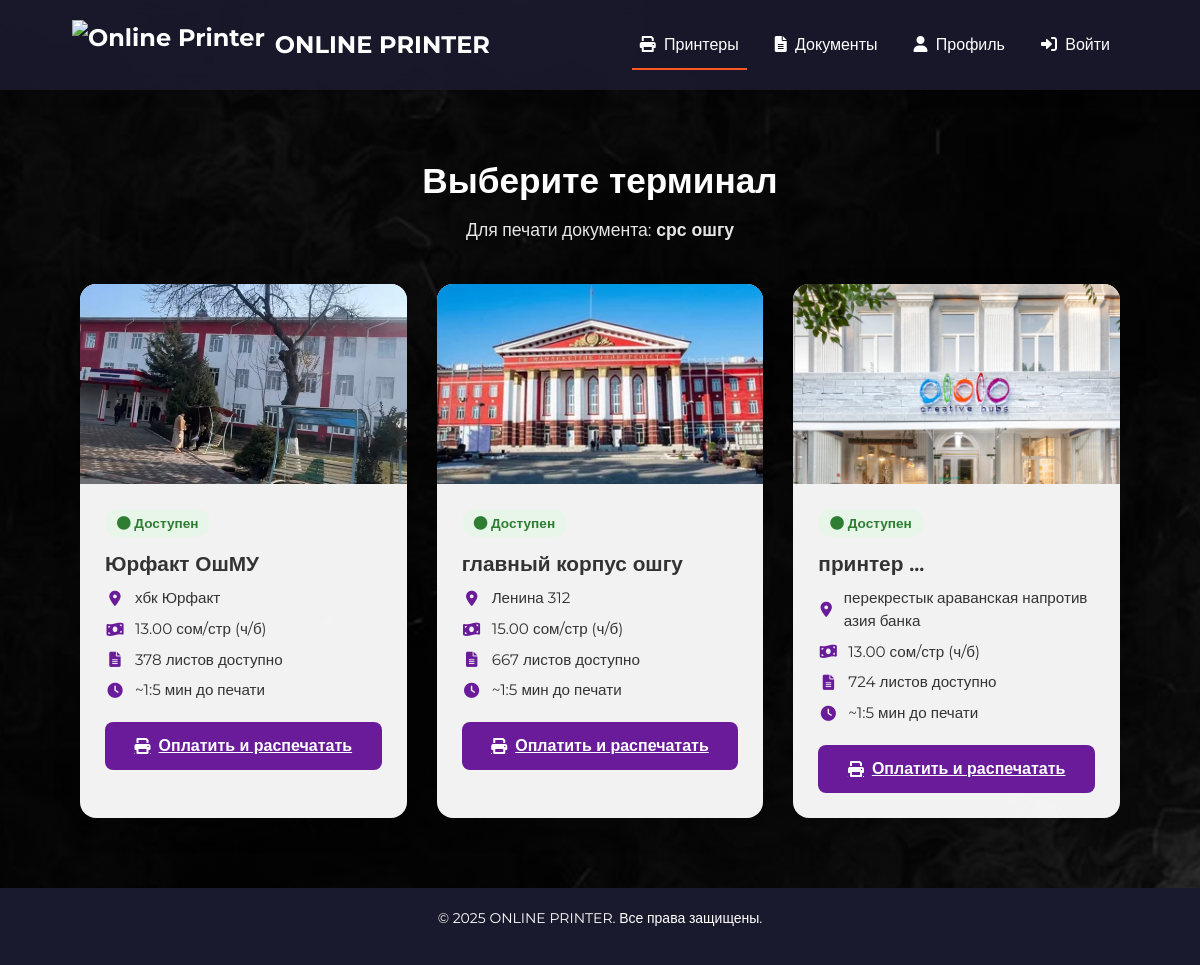
Page /select_terminal/1/ on the committed database.
### core/models.py (models this page shows, shortened)
class TemplateDocument(models.Model):
    title = models.CharField(max_length=255, verbose_name="Название шаблона")
    file = models.FileField(upload_to="templates/", verbose_name="Файл шаблона")
    preview_image = models.ImageField(upload_to="template_previews/", verbose_name="Превью документа", blank=True, null=True)
    created_at = models.DateTimeField(auto_now_add=True, verbose_name="Дата загрузки")
    paper_count = models.PositiveIntegerField(default=1, verbose_name="Количество страниц")
    group = models.ForeignKey(
        TemplateDocumentGroup, on_delete=models.CASCADE, null=True, blank=True, related_name="documents", verbose_name="Группа"
    )

class Printer(models.Model):
    img1 = models.ImageField(blank=True, null=False, upload_to='terminal_img',verbose_name='первое изображение' )
    terminal = models.ForeignKey(Terminal, on_delete=models.CASCADE, related_name="printers", verbose_name="Терминал")
    name = models.CharField(max_length=255, verbose_name="Название устройства")
    location = models.TextField(blank=True,null=True, verbose_name="локация ...")
    latitude = models.FloatField(blank=True,null=True, verbose_name="Широта")   # Широта
    longitude = models.FloatField(blank=True,null=True, verbose_name="Долгота")
    paper_count = models.PositiveIntegerField(default=100, verbose_name="Остаток бумаги (листов)")

class Terminal(models.Model):
    name = models.CharField(max_length=255, verbose_name="Название терминала")
    location = models.CharField(max_length=255, blank=True, verbose_name="Расположение")
    supports_color = models.BooleanField(default=False, verbose_name="Поддержка цветной печати")
    price_per_page_bw = models.DecimalField(max_digits=5, decimal_places=2, default=5.00, verbose_name="Цена за страницу (Ч/Б)")
    price_per_page_color = models.DecimalField(max_digits=5, decimal_places=2, default=15.00, verbose_name="Цена за страницу (Цветная)")
    main_wallet = models.CharField(max_length=255, verbose_name="Основной кошелек")
    commission_wallet = models.CharField(max_length=255, blank=True, null=True, verbose_name="Кошелек для комиссии")
    ngrok_url = models.URLField(blank=True, null=True, verbose_name="Текущий URL `ngrok`")
    is_active = models.BooleanField(default=True, verbose_name="Сервер активен?")
    last_ping = models.DateTimeField(null=True, blank=True)

### core/views.py (the view)
# urls.py: path('select_terminal/<int:document_id>/', select_terminal, name="select_terminal"),
def select_terminal(request, document_id):
    document = get_object_or_404(TemplateDocument, id=document_id)
    terminals = Terminal.objects.filter(is_active=True)
    return render(request, "shablon/select_terminal.html", {"document": document, "terminals": terminals})

### core/templates/shablon/select_terminal.html (shortened to what this page needs)
{% extends "base.html" %}
{% load static %}
{% block content %}
<div class="terminal-selection">
    <div class="selection-header">
        <h1 class="selection-title">Выберите терминал</h1>
        <p class="document-info">Для печати документа: <strong>{{ document.title }}</strong></p>
    </div>
    {% if terminals %}
        <div class="terminals-grid">
            {% for terminal in terminals %}
                {% for printer in terminal.printers.all %}
                    <div class="terminal-card">
                        <img src="{{ printer.img1.url }}" class="terminal-image" alt="{{ printer.terminal.name }}">
                        <div class="terminal-body">
                            <span class="terminal-status status-available">
                                <i class="fas fa-circle"></i> Доступен
                            </span>
                            <h3 class="terminal-name">{{ printer.terminal.name }}</h3>
                            <div class="terminal-details">
                                <div class="detail-item">
                                    <i class="fas fa-map-marker-alt detail-icon"></i>
                                    <span style="color: #333;" >{{ printer.terminal.location }}</span>
                                </div>
                                <div class="detail-item">
                                    <i class="fas fa-money-bill-wave detail-icon"></i>
                                    <span style="color: #333;">{{ printer.terminal.price_per_page_bw }} сом/стр (ч/б)</span>
                                </div>
                                <div class="detail-item">
                                    <i class="fas fa-file-alt detail-icon"></i>
                                    <span style="color: #333;">{{ printer.paper_count }} листов доступно</span>
                                </div>
                                <div class="detail-item">
                                    <i class="fas fa-clock detail-icon"></i>
                                    <span style="color: #333;">~1:5 мин до печати</span>
                                </div>
                            </div>
                            <a href="{% url 'payment' document.id %}" class="btn-print">
                                <i class="fas fa-print"></i> Оплатить и распечатать
                            </a>
                        </div>
                    </div>
                {% endfor %}
            {% endfor %}
        </div>
    {% endif %}
</div>
{% endblock %}

### core/templates/base.html (shortened to what this page needs)
{% load static %}
<!DOCTYPE html>
<html lang="ru">
<head>
    <link href="https://cdn.jsdelivr.net/npm/bootstrap@5.3.0/dist/css/bootstrap.min.css" rel="stylesheet">
    <link rel="stylesheet" href="https://cdnjs.cloudflare.com/ajax/libs/font-awesome/6.0.0/css/all.min.css">
</head>
<body>
    <nav class="navbar navbar-expand-lg">
        <div class="container-fluid">
            <a class="navbar-brand" href="{% url 'printer_list' %}">
                <img src="{% static 'static_root/admin/img/logo_online_printer.png' %}" alt="Online Printer">
                ONLINE PRINTER
            </a>
            <div class="collapse navbar-collapse" id="navbarNav">
                <ul class="navbar-nav ms-auto">
                    <li class="nav-item">
                        <a class="nav-link active" href="{% url 'printer_list' %}"><i class="fas fa-print me-1"></i> Принтеры</a>
                    </li>
                    <li class="nav-item">
                        <a class="nav-link" href="{% url 'document_groups' %}"><i class="fas fa-file-alt me-1"></i> Документы</a>
                    </li>
                    <li class="nav-item">
                        <a class="nav-link" href="#"><i class="fas fa-user me-1"></i> Профиль</a>
                    </li>
                    <li class="nav-item">
                        <a class="nav-link" href="#"><i class="fas fa-sign-in-alt me-1"></i> Войти</a>
                    </li>
                </ul>
            </div>
        </div>
    </nav>
    <div class="main-content">
        {% block content %}{% endblock %}
    </div>
    <footer class="footer">
        <div class="container">
            <p>© 2025 ONLINE PRINTER. Все права защищены.</p>
        </div>
    </footer>
</body>
</html>

### core/templates/shablon/select_terminal.html (style rules this page uses)
.terminal-selection { max-width: 1200px; margin: 40px auto; padding: 0 20px; }
.selection-header { text-align: center; margin-bottom: 40px; }
.selection-title { font-size: 2.2rem; color: white; margin-bottom: 15px; font-weight: 700; }
.document-info { color: rgba(255, 255, 255, 0.9); font-size: 1.1rem; }
.terminals-grid { display: grid; grid-template-columns: repeat(auto-fill, minmax(300px, 1fr)); gap: 30px; }
.terminal-card { background: rgba(255, 255, 255, 0.95); border-radius: 16px; overflow: hidden; box-shadow: 0 10px 30px rgba(0, 0, 0, 0.1); transition: all 0.3s; }
.terminal-image { width: 100%; height: 200px; object-fit: cover; }
.terminal-body { padding: 25px; }
.terminal-name { font-size: 1.3rem; font-weight: 600; color: #333; margin-bottom: 10px; }
.terminal-details { margin-bottom: 20px; }
.detail-item { display: flex; align-items: center; margin-bottom: 8px; font-size: 0.95rem; }
.detail-icon { color: var(--primary-color); margin-right: 10px; width: 20px; text-align: center; }
.terminal-status { display: inline-block; padding: 4px 12px; border-radius: 20px; font-size: 0.85rem; font-weight: 600; margin-bottom: 15px; }
.status-available { background: #e8f5e9; color: #2e7d32; }
.btn-print { background: var(--primary-color); color: white; width: 100%; padding: 12px; border: none; border-radius: 8px; font-weight: 600; cursor: pointer; transition: all 0.3s; display: flex; align-items: center; justify-content: center; }
.btn-print i { margin-right: 8px; }

### rows in the picture
TemplateDocument: title "срс ошгу"
Printer: img1 (picture), terminal.name "Юрфакт ОшМУ", terminal.location "хбк Юрфакт", terminal.price_per_page_bw "13.00", paper_count "378"
Printer: img1 (picture), terminal.name "главный корпус ошгу", terminal.location "Ленина 312", terminal.price_per_page_bw "15.00", paper_count "667"
Printer: img1 (picture), terminal.name "принтер ...", terminal.location "перекрестык араванская напротив азия банка", terminal.price_per_page_bw "13.00", paper_count "724"
